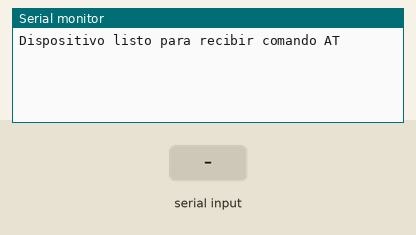
A sketch run on a simulated Arduino Mega 2560, built with avr-gcc and run on an emulated ATmega2560. Parts: the last lines printed to the serial monitor. The inputs (shaded band) are chosen by the test bench.

Above: at 1.2 s.
1.3 s: "1" received over the second serial link
At 2.2 s:
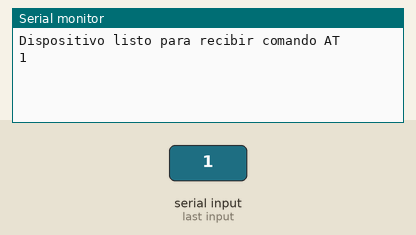
2.8 s: "0" received over the second serial link
At 3.3 s:
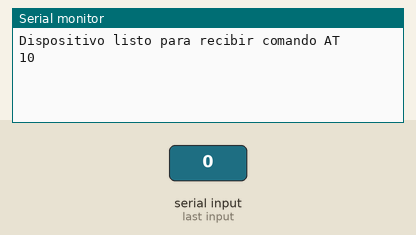

The sketch:

ProgramaDeconfiguracionAT.ino
```cpp
void setup() {
  // put your setup code here, to run once:
  Serial.begin(9600);
  Serial1.begin(38400);
  Serial.println("Dispositivo listo para recibir comando AT");
}

void loop() {
  // put your main code here, to run repeatedly:
  if(Serial.available())
    Serial1.write(Serial.read());
  if(Serial1.available())
    Serial.write(Serial1.read());
}
```

Measured:
- after the input at 1.3 s, the serial monitor: prints a new line at once (image 1)
- after the input at 2.8 s, the serial monitor: prints a new line at once (image 2)
